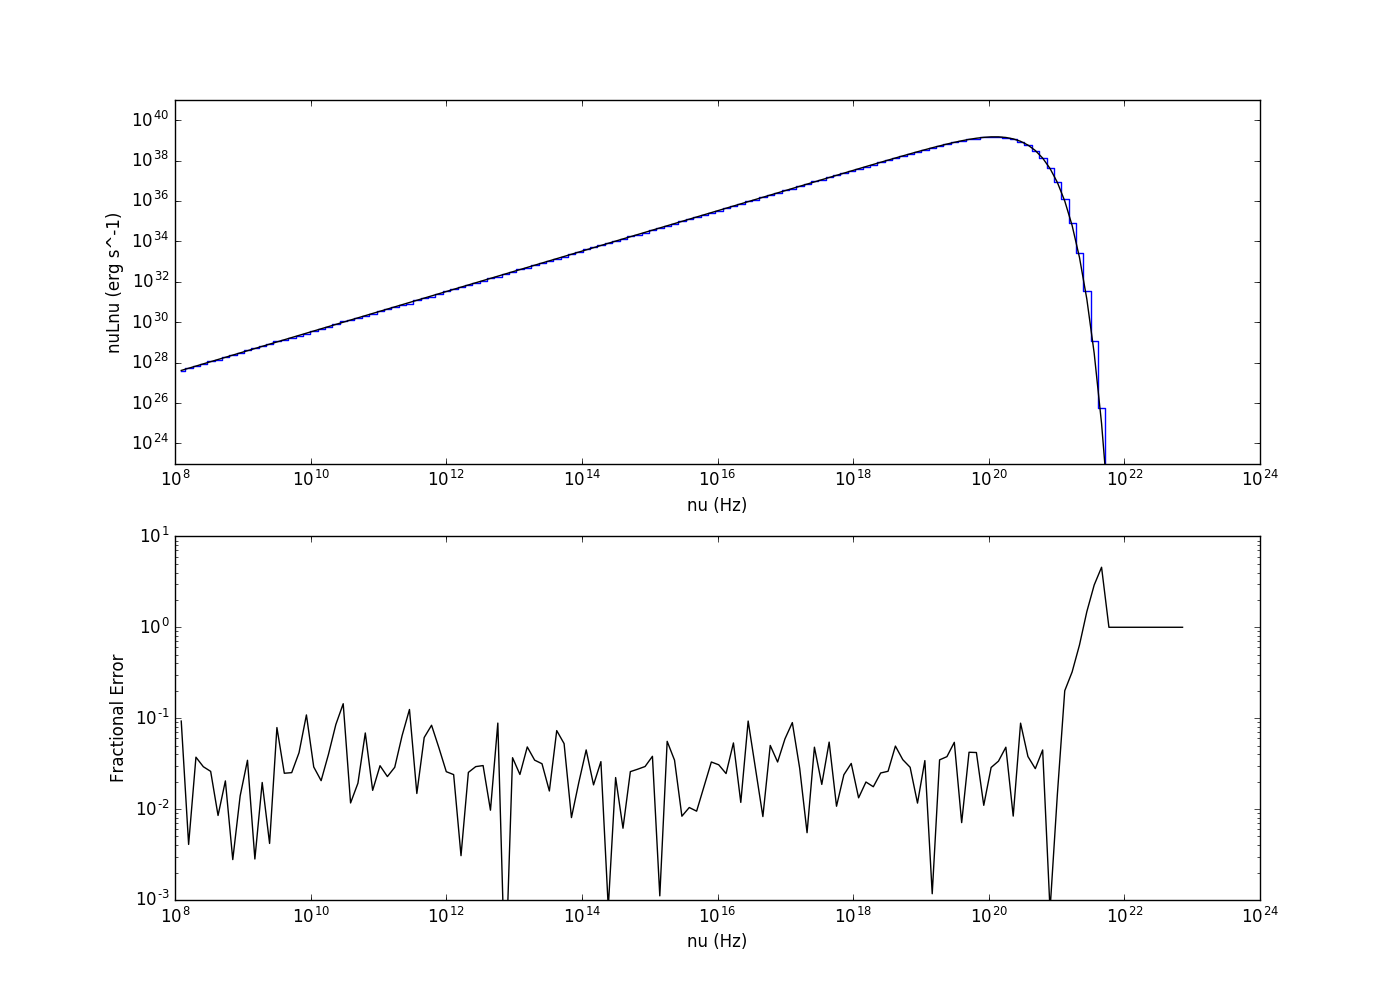

Recreate this plot in Python.
from pylab import *
from subprocess import call
import os
import units
cgs = units.get_cgs()
ME = cgs['ME']
CL = cgs['CL']
KB = cgs['KBOL']
HPL = cgs['HPL']
QE = cgs['QE']

os.chdir('../')
call(['python', 'build.py', 'sphere'])
call(['./grmonty', '10000'])
call(['python', 'package.py', 'spectrum.dat'])

os.chdir('test/')
import pickle
data = pickle.load(open('../grmonty_out.p', 'rb'))
nu = data['nu']
dOmega = data['dOmega']
nuLnu = (data['nuLnu']*dOmega[:,None]/(4.*pi)).sum(axis=0)

import matplotlib.pyplot as plt

plt.figure(figsize=(14,10))
ax = plt.subplot(2,1,1)
ax.step(nu, nuLnu, where='mid')
ax.set_xscale('log'); ax.set_yscale('log')
ax.set_xlim([1.e8, 1.e24]); ax.set_ylim([1.e23, 1.e41])
ax.set_xlabel('nu (Hz)'); ax.set_ylabel('nuLnu (erg s^-1)')

Ne     = 9.99456e+07
Thetae = 1.
R      = 5.90816458767e+14

dV = 4./3.*pi*R**3
def Jnu(nu):
  Te = Thetae*ME*CL**2/KB
  rel = (1. + 4.4e-10*Te)
  gff = 1.2
  x = HPL*nu/(KB*Te)

  jv = 2**5*pi*QE**6/(3*ME*CL**3)
  jv *= (2*pi/(3*KB*ME))**(1./2.)
  jv *= Te**(-1./2.)*Ne**2
  jv *= exp(-x)*rel*gff
  return jv

nuLnu_sol = nu*Jnu(nu)*dV
ax.plot(nu, nuLnu_sol, color='k')

ax = plt.subplot(2,1,2)
ax.plot(nu, fabs(nuLnu_sol - nuLnu)/nuLnu_sol, color='k')
ax.set_xscale('log'); ax.set_yscale('log')
ax.set_xlim([1.e8, 1.e24]); ax.set_ylim([1.e-3, 1.e1])
ax.set_xlabel('nu (Hz)'); ax.set_ylabel('Fractional Error')

plt.savefig('sphere.png')

